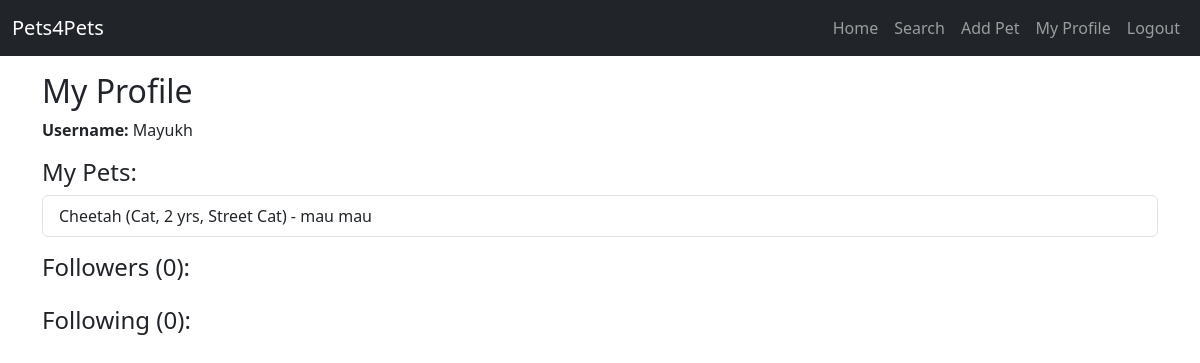
/profile (signed in), run on an earlier commit of the app's database.
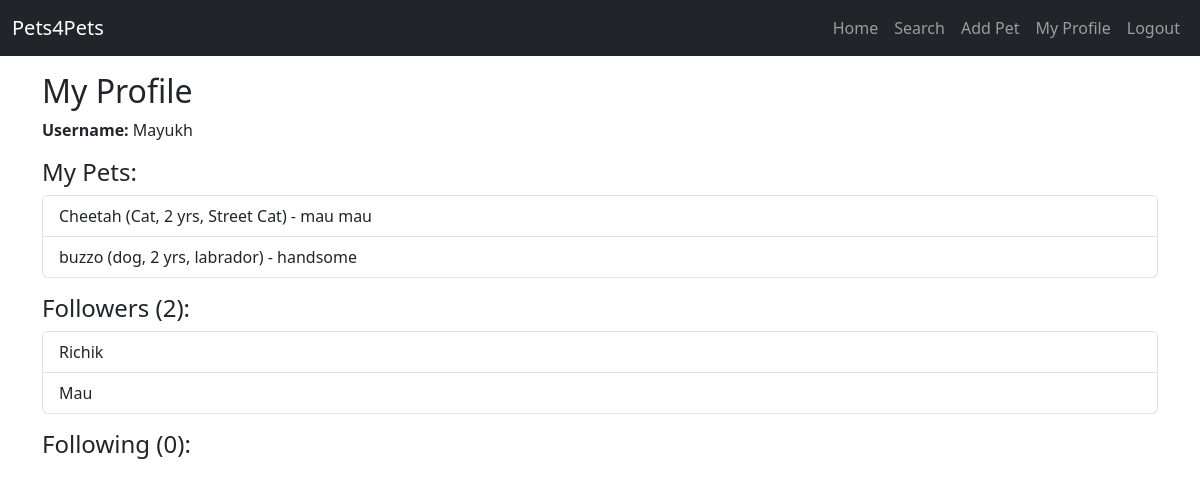
And on a later commit of the database.
### app.py (models this page shows)
class User(db.Model):
    id = db.Column(db.Integer, primary_key=True)
    username = db.Column(db.String(150), unique=True, nullable=False)
    password = db.Column(db.String(150), nullable=False)
    pets = db.relationship('Pet', backref='owner', lazy=True)

class Pet(db.Model):
    id = db.Column(db.Integer, primary_key=True)
    name = db.Column(db.String(150), nullable=False)
    pet_type = db.Column(db.String(100))
    age = db.Column(db.Integer)
    breed = db.Column(db.String(100))
    details = db.Column(db.String(300))
    user_id = db.Column(db.Integer, db.ForeignKey('user.id'), nullable=False)

### app.py (the view)
@app.route('/profile')
def profile():
    if 'user_id' not in session:
        return redirect(url_for('login'))
    user = User.query.get(session['user_id'])
    followers = user.followers.all()
    following = user.following.all()
    return render_template('profile.html', user=user, followers=followers, following=following)

### app.py (called while the page is built)
@app.before_request
def check_session_user():
    if 'user_id' in session:
        if not User.query.get(session['user_id']):
            session.pop('user_id')

### templates/profile.html (shortened to what this page needs)
{% extends "base.html" %}
{% block content %}
<h2>My Profile</h2>
<p><strong>Username:</strong> {{ user.username }}</p>
<h4>My Pets:</h4>
<ul class="list-group mb-3">
    {% for pet in user.pets %}
        <li class="list-group-item">{{ pet.name }} ({{ pet.pet_type }}, {{ pet.age }} yrs, {{ pet.breed }}) - {{ pet.details }}</li>
    {% endfor %}
</ul>
<h4>Followers ({{ followers|length }}):</h4>
<ul class="list-group mb-3">
    {% for follower in followers %}
        <li class="list-group-item">{{ follower.username }}</li>
    {% endfor %}
</ul>
<h4>Following ({{ following|length }}):</h4>
{% endblock %}

### templates/base.html (shortened to what this page needs)
<!DOCTYPE html>
<html lang="en">
<head>
    <link href="https://cdn.jsdelivr.net/npm/bootstrap@5.3.2/dist/css/bootstrap.min.css" rel="stylesheet">
</head>
<body>
<nav class="navbar navbar-expand-lg navbar-dark bg-dark mb-3">
    <div class="container-fluid">
        <a class="navbar-brand" href="/">Pets4Pets</a>
        {% if session['user_id'] %}
        <div class="collapse navbar-collapse">
            <ul class="navbar-nav ms-auto">
                <li class="nav-item"><a class="nav-link" href="/">Home</a></li>
                <li class="nav-item"><a class="nav-link" href="/search">Search</a></li>
                <li class="nav-item"><a class="nav-link" href="{{ url_for('add_pet') }}">Add Pet</a></li>
                <li class="nav-item"><a class="nav-link" href="/profile">My Profile</a></li>
                <li class="nav-item"><a class="nav-link" href="/logout">Logout</a></li>
            </ul>
        </div>
        {% endif %}
    </div>
</nav>
<div class="container">
    {% block content %}{% endblock %}
</div>
</body>
</html>

What changed in the data, as far as the page shows it:
added Pet: name "buzzo", pet_type "dog", age "2", breed "labrador", details "handsome"
added User: username "Richik"
added User: username "Mau"
Also different on the page:
{{ followers|length }}: "0" → "2"
